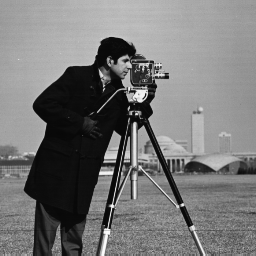
#> input picture Assignment-1/Task_10/Cameraman.tiff, 256 x 256 px, found by its file name
$ jupyter execute task_part2.ipynb
#> lines starting #> are read from the running program, lines starting #| are printed output that depends on the picture
[cell 1]
import matplotlib.pyplot as plt
import numpy as np
from skimage import io
from skimage.transform import hough_line, hough_line_peaks
from skimage.draw import line
from skimage import feature

[cell 2]
image = io.imread('C:/Users/amrut/GitHub/Pattern-Recognition-Gr7/Assignment-1/Task_10/Cameraman.tiff')
#> image is the input picture: shape (256, 256); min 7, max 253, mean 118.7

plt.imshow(image, cmap='gray')
plt.show()

Part 2

[cell 3]
#To create a 50 × 50 black image with a single white pixel
image_1 = np.zeros((50, 50), dtype=np.uint8)
image_1[5, 20] = 1

plt.figure(figsize=(6, 6))
plt.imshow(image_1, cmap='gray')
plt.title('Original Image with Single White Pixel')
plt.show()
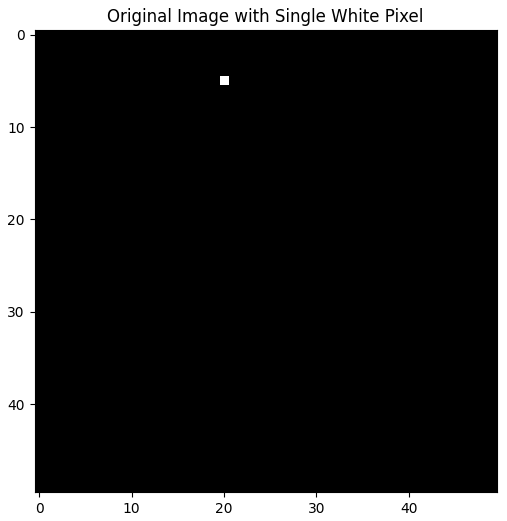
#> figure drawn by matplotlib, 1 panel

[cell 4]
# Compute the Hough transform
hspace, angles, distances = hough_line(image_1)
plt.figure(figsize=(6, 6))
plt.imshow(np.log(1 + hspace), extent=[np.rad2deg(angles[-1]), np.rad2deg(angles[0]), distances[-1], distances[0]], cmap='gray', aspect=1/1.5)
plt.title('Hough Space')
plt.xlabel('Angle (degrees)')
plt.ylabel('Distance (pixels)')
plt.show()
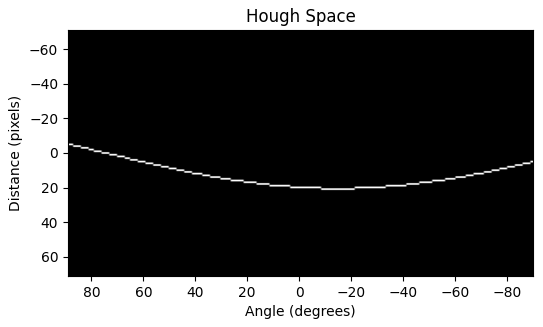
#> figure drawn by matplotlib, 1 panel

[cell 5]
#To create a 50 × 50 black image with three non-aligned white pixels.
image_1 = np.zeros((50, 50), dtype=np.uint8)
image_1[5, 20] = 1
image_1[15, 20] = 1
image_1[5, 20] = 1

plt.figure(figsize=(6, 6))
plt.imshow(image_1, cmap='gray')
plt.title('Original Image with Single White Pixel')
plt.show()
